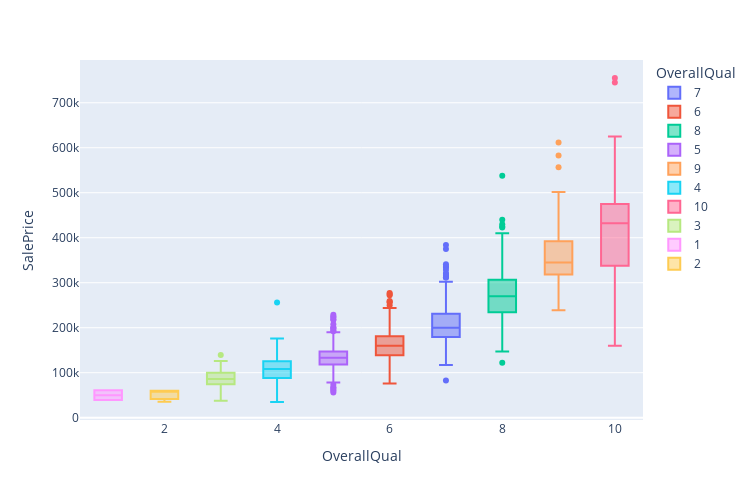

Notebook code cell kept with this figure:
### Markdown cell above
#### Box Plot with SalePrice vs. OverallQual

### Code cell
fig7 = px.box(train, 
              width=750, height=500, 
              x = train['OverallQual'], y = train['SalePrice'], color = train['OverallQual'])
fig7.show()

### Figure 1 — Plotly figure (JSON) as saved in the notebook; plotly's stock layout.template omitted (floating-point values rounded to 4 significant figures; data arrays with more than 128 entries replaced by an {"elided": "..."} marker saying what was removed)
{"data": [{"alignmentgroup": "True", "hovertemplate": "OverallQual=%{x}<br>SalePrice=%{y}<extra></extra>", "legendgroup": "7", "marker": {"color": "#636efa"}, "name": "7", "notched": false, "offsetgroup": "7", "orientation": "v", "showlegend": true, "type": "box", "x": {"elided": "319 int values"}, "x0": " ", "xaxis": "x", "y": {"elided": "319 int values"}, "y0": " ", "yaxis": "y"}, {"alignmentgroup": "True", "hovertemplate": "OverallQual=%{x}<br>SalePrice=%{y}<extra></extra>", "legendgroup": "6", "marker": {"color": "#EF553B"}, "name": "6", "notched": false, "offsetgroup": "6", "orientation": "v", "showlegend": true, "type": "box", "x": {"elided": "374 int values"}, "x0": " ", "xaxis": "x", "y": {"elided": "374 int values"}, "y0": " ", "yaxis": "y"}, {"alignmentgroup": "True", "hovertemplate": "OverallQual=%{x}<br>SalePrice=%{y}<extra></extra>", "legendgroup": "8", "marker": {"color": "#00cc96"}, "name": "8", "notched": false, "offsetgroup": "8", "orientation": "v", "showlegend": true, "type": "box", "x": {"elided": "168 int values"}, "x0": " ", "xaxis": "x", "y": {"elided": "168 int values"}, "y0": " ", "yaxis": "y"}, {"alignmentgroup": "True", "hovertemplate": "OverallQual=%{x}<br>SalePrice=%{y}<extra></extra>", "legendgroup": "5", "marker": {"color": "#ab63fa"}, "name": "5", "notched": false, "offsetgroup": "5", "orientation": "v", "showlegend": true, "type": "box", "x": {"elided": "397 int values"}, "x0": " ", "xaxis": "x", "y": {"elided": "397 int values"}, "y0": " ", "yaxis": "y"}, {"alignmentgroup": "True", "hovertemplate": "OverallQual=%{x}<br>SalePrice=%{y}<extra></extra>", "legendgroup": "9", "marker": {"color": "#FFA15A"}, "name": "9", "notched": false, "offsetgroup": "9", "orientation": "v", "showlegend": true, "type": "box", "x": [9, 9, 9, 9, 9, 9, 9, 9, 9, 9, 9, 9, 9, 9, 9, 9, 9, 9, 9, 9, 9, 9, 9, 9, 9, 9, 9, 9, 9, 9, 9, 9, 9, 9, 9, 9, 9, 9, 9, 9, 9, 9, 9], "x0": " ", "xaxis": "x", "y": [345000, 277500, 319900, 385000, 412500, 501837, 415298, 360000, 342643, 377426, 266000, 437154, 318061, 394432, 380000, 326000, 374000, 446261, 315000, 325000, 313000, 314813, 370878, 285000, 320000, 264132, 485000, 582933, 350000, 328900, 611657, 320000, 239000, 395192, 315500, 556581, 335000, 367294, 378500, 325000, 333168, 315000, 377500], "y0": " ", "yaxis": "y"}, {"alignmentgroup": "True", "hovertemplate": "OverallQual=%{x}<br>SalePrice=%{y}<extra></extra>", "legendgroup": "4", "marker": {"color": "#19d3f3"}, "name": "4", "notched": false, "offsetgroup": "4", "orientation": "v", "showlegend": true, "type": "box", "x": [4, 4, 4, 4, 4, 4, 4, 4, 4, 4, 4, 4, 4, 4, 4, 4, 4, 4, 4, 4, 4, 4, 4, 4, 4, 4, 4, 4, 4, 4, 4, 4, 4, 4, 4, 4, 4, 4, 4, 4, 4, 4, 4, 4, 4, 4, 4, 4, 4, 4, 4, 4, 4, 4, 4, 4, 4, 4, 4, 4, 4, 4, 4, 4, 4, 4, 4, 4, 4, 4, 4, 4, 4, 4, 4, 4, 4, 4, 4, 4, 4, 4, 4, 4, 4, 4, 4, 4, 4, 4, 4, 4, 4, 4, 4, 4, 4, 4, 4, 4, 4, 4, 4, 4, 4, 4, 4, 4, 4, 4, 4, 4, 4, 4, 4, 4], "x0": " ", "xaxis": "x", "y": [90000, 68500, 40000, 82000, 113000, 80000, 129500, 91000, 135750, 136500, 123600, 109900, 94750, 128950, 100000, 100000, 115000, 103200, 140000, 141000, 107000, 97000, 141000, 88000, 82500, 82000, 134432, 100000, 150000, 109008, 81000, 118000, 256000, 89471, 86000, 34900, 106250, 86000, 111250, 108000, 108000, 133000, 118500, 75500, 84500, 108000, 137500, 137500, 87000, 55000, 102776, 129000, 124500, 135000, 120500, 103000, 98000, 96500, 102000, 107900, 109900, 93000, 128000, 129000, 132250, 118500, 106500, 110000, 75000, 135000, 79900, 150000, 135000, 85500, 110000, 121600, 88000, 176000, 84000, 97000, 80000, 84900, 83500, 128000, 112000, 115000, 135000, 80000, 108959, 168000, 148000, 116050, 107000, 113000, 145000, 80500, 101800, 161500, 68400, 119000, 111000, 82500, 55000, 100000, 52500, 123000, 108500, 104900, 105000, 125500, 125500, 90000, 122500, 64500, 120500, 112000], "y0": " ", "yaxis": "y"}, {"alignmentgroup": "True", "hovertemplate": "OverallQual=%{x}<br>SalePrice=%{y}<extra></extra>", "legendgroup": "10", "marker": {"color": "#FF6692"}, "name": "10", "notched": false, "offsetgroup": "10", "orientation": "v", "showlegend": true, "type": "box", "x": [10, 10, 10, 10, 10, 10, 10, 10, 10, 10, 10, 10, 10, 10, 10, 10, 10, 10], "x0": " ", "xaxis": "x", "y": [438780, 475000, 386250, 426000, 555000, 402861, 184750, 325000, 451950, 755000, 385000, 337500, 625000, 745000, 465000, 160000, 466500, 310000], "y0": " ", "yaxis": "y"}, {"alignmentgroup": "True", "hovertemplate": "OverallQual=%{x}<br>SalePrice=%{y}<extra></extra>", "legendgroup": "3", "marker": {"color": "#B6E880"}, "name": "3", "notched": false, "offsetgroup": "3", "orientation": "v", "showlegend": true, "type": "box", "x": [3, 3, 3, 3, 3, 3, 3, 3, 3, 3, 3, 3, 3, 3, 3, 3, 3, 3, 3, 3], "x0": " ", "xaxis": "x", "y": [107400, 85000, 76500, 126175, 87500, 120000, 67000, 52000, 93500, 37900, 91000, 82000, 139600, 81000, 92900, 95000, 72500, 79000, 58500, 105000], "y0": " ", "yaxis": "y"}, {"alignmentgroup": "True", "hovertemplate": "OverallQual=%{x}<br>SalePrice=%{y}<extra></extra>", "legendgroup": "1", "marker": {"color": "#FF97FF"}, "name": "1", "notched": false, "offsetgroup": "1", "orientation": "v", "showlegend": true, "type": "box", "x": [1, 1], "x0": " ", "xaxis": "x", "y": [61000, 39300], "y0": " ", "yaxis": "y"}, {"alignmentgroup": "True", "hovertemplate": "OverallQual=%{x}<br>SalePrice=%{y}<extra></extra>", "legendgroup": "2", "marker": {"color": "#FECB52"}, "name": "2", "notched": false, "offsetgroup": "2", "orientation": "v", "showlegend": true, "type": "box", "x": [2, 2, 2], "x0": " ", "xaxis": "x", "y": [60000, 35311, 60000], "y0": " ", "yaxis": "y"}], "layout": {"boxmode": "overlay", "height": 500, "legend": {"title": {"text": "OverallQual"}, "tracegroupgap": 0}, "margin": {"t": 60}, "width": 750, "xaxis": {"anchor": "y", "categoryarray": [7, 6, 8, 5, 9, 4, 10, 3, 1, 2], "categoryorder": "array", "domain": [0.0, 1.0], "title": {"text": "OverallQual"}}, "yaxis": {"anchor": "x", "domain": [0.0, 1.0], "title": {"text": "SalePrice"}}}}
